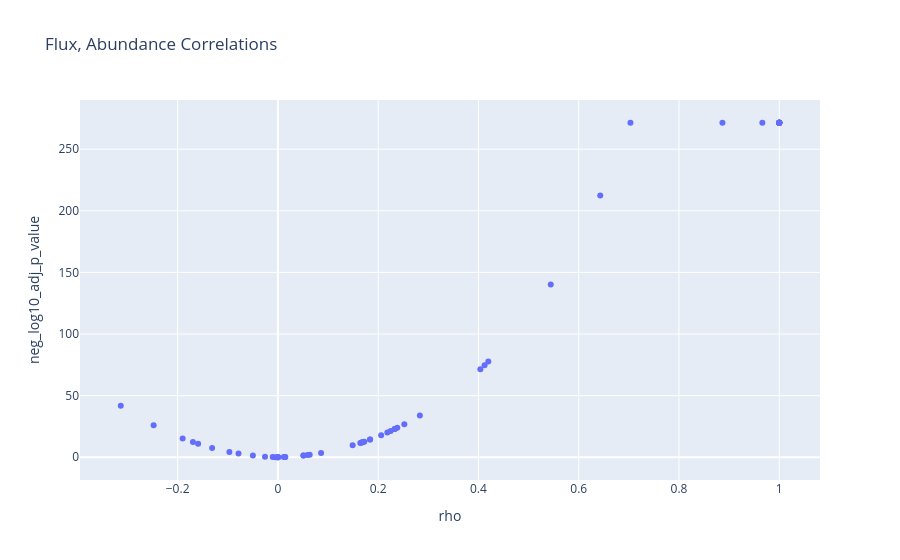

The notebook cell this image was saved under:
### Markdown cell above
### For easier EDA, display a Plotly plot

### Code cell
fig = px.scatter(
    df_flux_abundance_correlation.reset_index(),
    x="rho",
    y="neg_log10_adj_p_value",
    hover_data=["reactions", "abundance_dependence"],
    title="Flux, Abundance Correlations",
)
fig.show()

### Figure 1 — Plotly figure (JSON) as saved in the notebook; plotly's stock layout.template omitted (floating-point values rounded to 4 significant figures)
{"data": [{"customdata": [["ADA", "Independent"], ["ADEt", "Independent"], ["ADK1", "Independent"], ["ADNK1", "Independent"], ["ADNt", "Independent"], ["ADPT", "Independent"], ["AMPDA", "Dependent"], ["BILIREDy", "Independent"], ["BILRUBABCte", "Independent"], ["CA2t", "Dependent"], ["CAATPS1", "Dependent"], ["CO2t", "Dependent"], ["DPGM", "Independent"], ["DPGase", "Independent"], ["ENO", "Correlated"], ["FBA", "Independent"], ["FCYTOB5OXR", "Independent"], ["FE3RD", "Independent"], ["G6PDH2", "Dependent"], ["GAPD", "Independent"], ["GLC_Dt", "Independent"], ["GND", "Independent"], ["GTHOy", "Independent"], ["GTHP", "Independent"], ["H2Ot", "Dependent"], ["HB23DPGB", "Independent"], ["HBO2B1", "Independent"], ["HBO2B2", "Independent"], ["HEX1", "Independent"], ["HXPRT", "Independent"], ["HYXNt", "Independent"], ["INSt", "Independent"], ["Kt1", "Dependent"], ["LDH_L", "Independent"], ["L_LACt2", "Correlated"], ["METHBCYTBR", "Independent"], ["NAt", "Dependent"], ["NH4t", "Dependent"], ["NTDAMP", "Dependent"], ["NTDIMP", "Dependent"], ["NaKt", "Independent"], ["O2t", "Dependent"], ["OXYHBAOX", "Independent"], ["PFK", "Dependent"], ["PGI", "Dependent"], ["PGK", "Independent"], ["PGL", "Independent"], ["PGM", "Independent"], ["PPA", "Independent"], ["PPM", "Independent"], ["PRPPS", "Independent"], ["PUNP5", "Independent"], ["PYK", "Dependent"], ["PYRt2", "Correlated"], ["RPE", "Independent"], ["RPI", "Independent"], ["SPODM", "Independent"], ["TALA", "Independent"], ["TKT1", "Independent"], ["TKT2", "Independent"], ["TPI", "Independent"]], "hovertemplate": "rho=%{x}<br>neg_log10_adj_p_value=%{y}<br>reactions=%{customdata[0]}<br>abundance_dependence=%{customdata[1]}<extra></extra>", "legendgroup": "", "marker": {"color": "#636efa", "symbol": "circle"}, "mode": "markers", "name": "", "orientation": "v", "showlegend": false, "type": "scatter", "x": [-0.0499, -0.0786, -0.09683, 0.2381, 0.4196, -0.005062, 1.0, -0.01041, -0.1592, 1.0, 0.9663, 1.0, 0.0118, -0.2479, 0.5442, 0.1669, 0.01481, 0.1643, 1.0, 0.2522, 0.2183, 0.06334, -0.1695, 0.2059, 1.0, 0.0, 0.0, 0.0, -0.1313, 0.1838, 0.1838, 0.4038, 1.0, 0.05895, 0.643, -0.02577, 1.0, 0.8866, 1.0, 1.0, 0.08611, 1.0, 0.0, 1.0, 1.0, 0.2831, -0.3135, -0.19, 0.1673, 0.4122, 0.05074, 0.1722, 1.0, 0.7032, 0.051, 0.1703, 0.1491, 0.01401, 0.2329, 0.2329, 0.2248], "xaxis": "x", "y": [1.405, 2.991, 4.33, 23.87, 77.65, 0.05211, 271.5, 0.1457, 10.95, 271.5, 271.5, 271.5, 0.1669, 25.88, 140.2, 11.96, 0.2173, 11.62, 271.5, 26.78, 20.12, 2.058, 12.31, 17.94, 271.5, -0.0, -0.0, -0.0, 7.598, 14.37, 14.37, 71.46, 271.5, 1.828, 212.5, 0.498, 271.5, 271.5, 271.5, 271.5, 3.51, 271.5, -0.0, 271.5, 271.5, 33.89, 41.81, 15.31, 12.01, 74.71, 1.436, 12.67, 271.5, 271.5, 1.439, 12.4, 9.659, 0.2072, 22.87, 22.87, 21.32], "yaxis": "y"}], "layout": {"legend": {"tracegroupgap": 0}, "title": {"text": "Flux, Abundance Correlations"}, "xaxis": {"anchor": "y", "domain": [0, 1], "title": {"text": "rho"}}, "yaxis": {"anchor": "x", "domain": [0, 1], "title": {"text": "neg_log10_adj_p_value"}}}}
